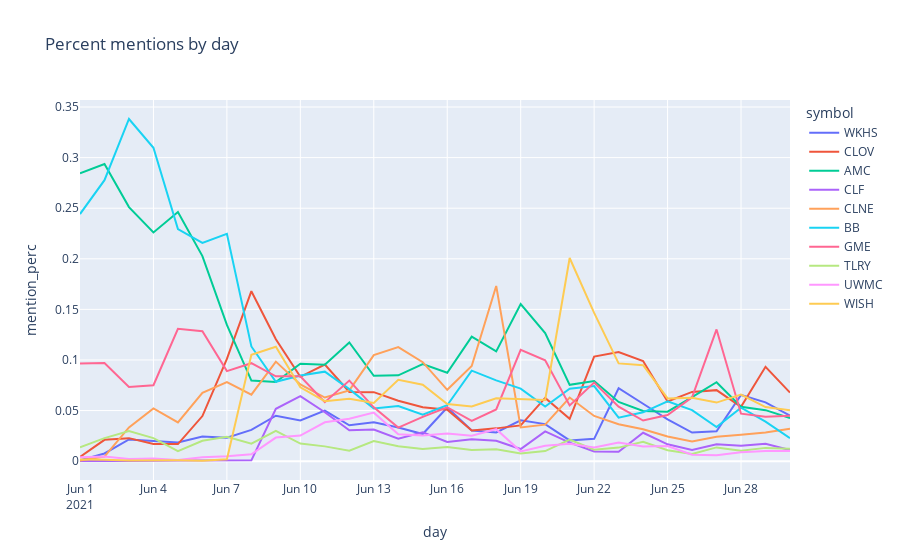

The cell this chart's notebook holds for it:
### Code cell
fig = px.line(tmp[tmp['symbol'].isin(top_symbols[0:10])].sort_values('day', ascending=False), 
              x="day", y="mention_perc", line_group="symbol", color="symbol",
              title="Percent mentions by day")
fig.show()
